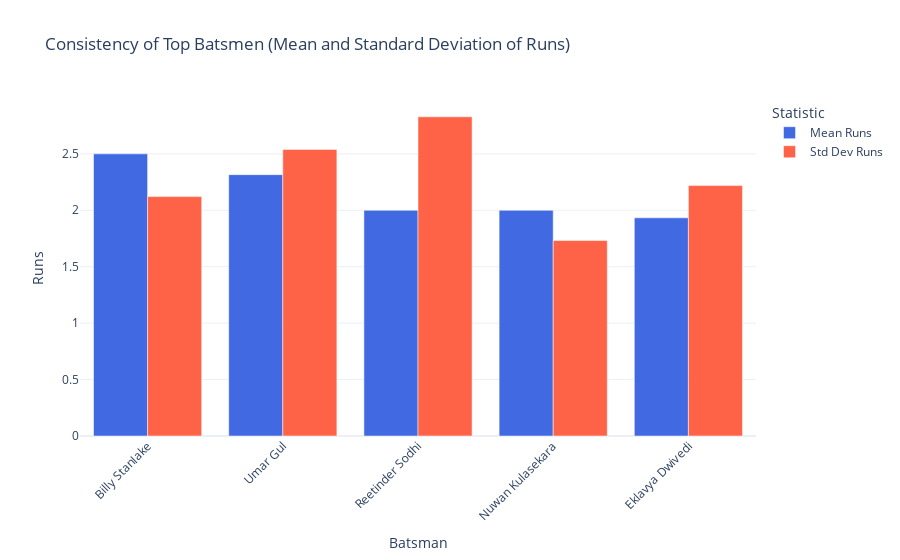

Here is the notebook cell this chart was saved with:
### Code cell
fig = go.Figure(data=[
    go.Bar(
        x=consistency_batsman1['batsman1_name'], 
        y=consistency_batsman1['mean'],
        name='Mean Runs',
        marker_color='royalblue'
    ),
    go.Bar(
        x=consistency_batsman1['batsman1_name'], 
        y=consistency_batsman1['std'],
        name='Std Dev Runs',
        marker_color='tomato'
    )
])
fig.update_layout(
    title="Consistency of Top Batsmen (Mean and Standard Deviation of Runs)",
    xaxis_title="Batsman",
    yaxis_title="Runs",
    barmode='group',
    xaxis_tickangle=-45,
    legend_title="Statistic",
    template='plotly_white'
)

fig.show()

### Figure 1 — Plotly figure (JSON) as saved in the notebook; plotly's stock layout.template omitted (floating-point values rounded to 4 significant figures)
{"data": [{"marker": {"color": "royalblue"}, "name": "Mean Runs", "type": "bar", "x": ["Billy Stanlake", "Umar Gul", "Reetinder Sodhi", "Nuwan Kulasekara", "Eklavya Dwivedi"], "y": [2.5, 2.316, 2, 2, 1.933]}, {"marker": {"color": "tomato"}, "name": "Std Dev Runs", "type": "bar", "x": ["Billy Stanlake", "Umar Gul", "Reetinder Sodhi", "Nuwan Kulasekara", "Eklavya Dwivedi"], "y": [2.121, 2.54, 2.828, 1.732, 2.219]}], "layout": {"autosize": true, "barmode": "group", "legend": {"title": {"text": "Statistic"}}, "title": {"text": "Consistency of Top Batsmen (Mean and Standard Deviation of Runs)"}, "xaxis": {"autorange": true, "range": [-0.5, 4.5], "tickangle": -45, "title": {"text": "Batsman"}, "type": "category"}, "yaxis": {"autorange": true, "range": [0, 2.977], "title": {"text": "Runs"}, "type": "linear"}}}
